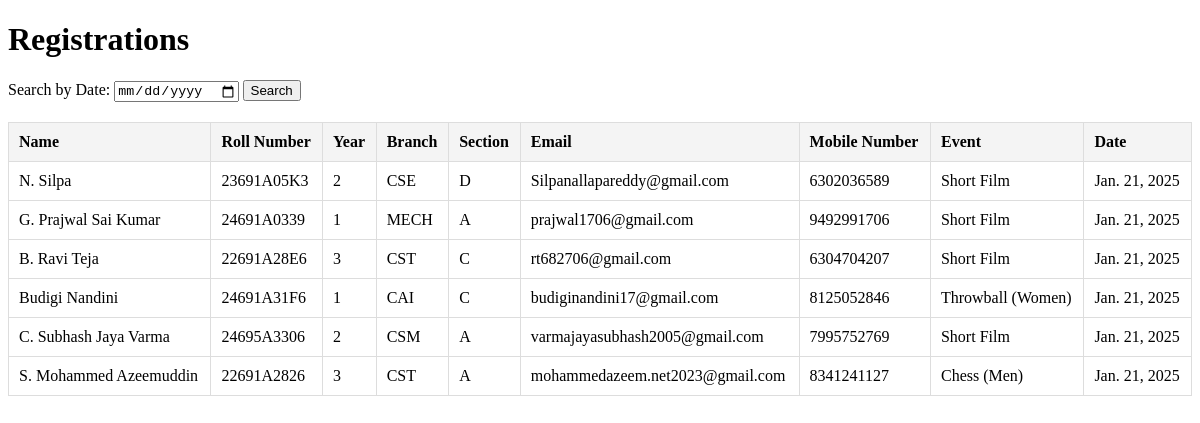
Before: /registrations/ with the older database file.
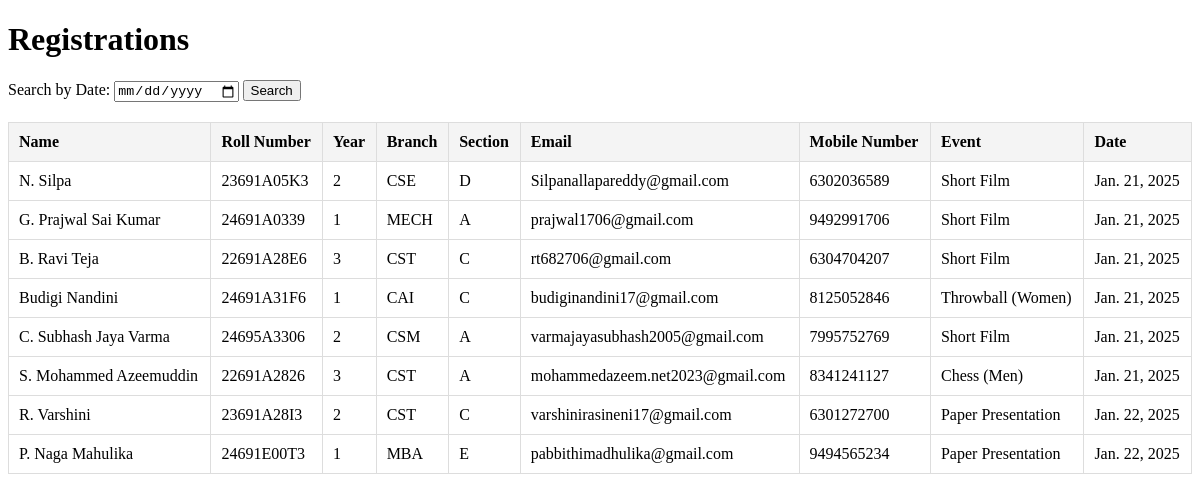
After: the same page with the newer database file.
### offline/models.py (models this page shows, shortened)
class Registration(models.Model):
    sec_choices = [
        ('A','A'),('B','B'),('C','C'),('D','D'),('E','E'),('F','F'),('G','G'),('H','H'),('I','I'),('J','J')
    ]
    dept_choices = [
        ('CSE','CSE'),('CAI','CAI'),('CSD','CSD'),('CSM','CSM'),('CSN','CSN'),('CSC','CSC'),('CST','CST'),('ECE','ECE'),('EEE','EEE'),('MECH','MECH'),('CIVIL','CIVIL'),('MBA','MBA'),('MCA','MCA'),('MTECH','MTECH')
    ]
    year_choices = [
        (1,1),(2,2),(3,3),(4,4)
    ]
    name = models.CharField(max_length=100)
    roll_number = models.CharField(max_length=20)
    year = models.IntegerField(choices=year_choices,default=1)
    branch = models.CharField(max_length=50,choices=dept_choices,default='CSE')
    section = models.CharField(max_length=10,choices=sec_choices,default='A')
    email = models.EmailField()
    mobile_number = models.CharField(max_length=15)
    payment_recived = models.CharField(max_length=100,default='Mr. V. Mustafa',null=True,blank=True)
    event = models.ForeignKey(Event, on_delete=models.CASCADE)
    registered_on = models.DateField(default=datetime.now)

class Event(models.Model):
    category = models.ForeignKey(Category, on_delete=models.CASCADE, related_name="events")
    name = models.CharField(max_length=100)

### offline/views.py (the view)
# urls.py: path('registrations/', views.registration_list, name='registration_list'),
def registration_list(request):
    search_date = request.GET.get('search_date')
    registrations = Registration.objects.all()
    if search_date:
        try:
            date_object = datetime.strptime(search_date, '%Y-%m-%d').date()
            registrations = registrations.filter(registered_on=date_object)
        except ValueError:
            pass
    context = {
        'registrations': registrations,
        'search_date': search_date,  # Pass the search date back to the template
    }
    return render(request, 'registrations.html', context)

### offline/templates/registrations.html (shortened to what this page needs)
<!DOCTYPE html>
<html lang="en">
<head>
</head>
<body>
    <h1>Registrations</h1>
    <form method="get" action="">
        <label for="search_date">Search by Date:</label>
        <input type="date" id="search_date" name="search_date"
               value="{{ search_date }}" required>
        <button type="submit">Search</button>
    </form>
    <table>
        <thead>
            <tr>
                <th>Name</th>
                <th>Roll Number</th>
                <th>Year</th>
                <th>Branch</th>
                <th>Section</th>
                <th>Email</th>
                <th>Mobile Number</th>
                <th>Event</th>
                <th>Date</th>
            </tr>
        </thead>
        <tbody>
            {% for registration in registrations %}
                <tr>
                    <td>{{ registration.name }}</td>
                    <td>{{ registration.roll_number }}</td>
                    <td>{{ registration.year }}</td>
                    <td>{{ registration.branch }}</td>
                    <td>{{ registration.section }}</td>
                    <td>{{ registration.email }}</td>
                    <td>{{ registration.mobile_number }}</td>
                    <td>{{ registration.event.name }}</td>
                    <td>{{ registration.registered_on  }}</td>
                </tr>
            {% empty %}
                <tr>
                    <td colspan="9">No registrations found for the selected date.</td>
                </tr>
            {% endfor %}
        </tbody>
    </table>
</body>
</html>

Changed rows visible on the page:
added Registration: name "R. Varshini", roll_number "23691A28I3", year "2", branch "CST", section "C", email "varshinirasineni17@gmail.com", mobile_number "6301272700", event.name "Paper Presentation", registered_on "Jan. 22, 2025"
added Registration: name "P. Naga Mahulika", roll_number "24691E00T3", year "1", branch "MBA", section "E", email "pabbithimadhulika@gmail.com", mobile_number "9494565234", event.name "Paper Presentation", registered_on "Jan. 22, 2025"
